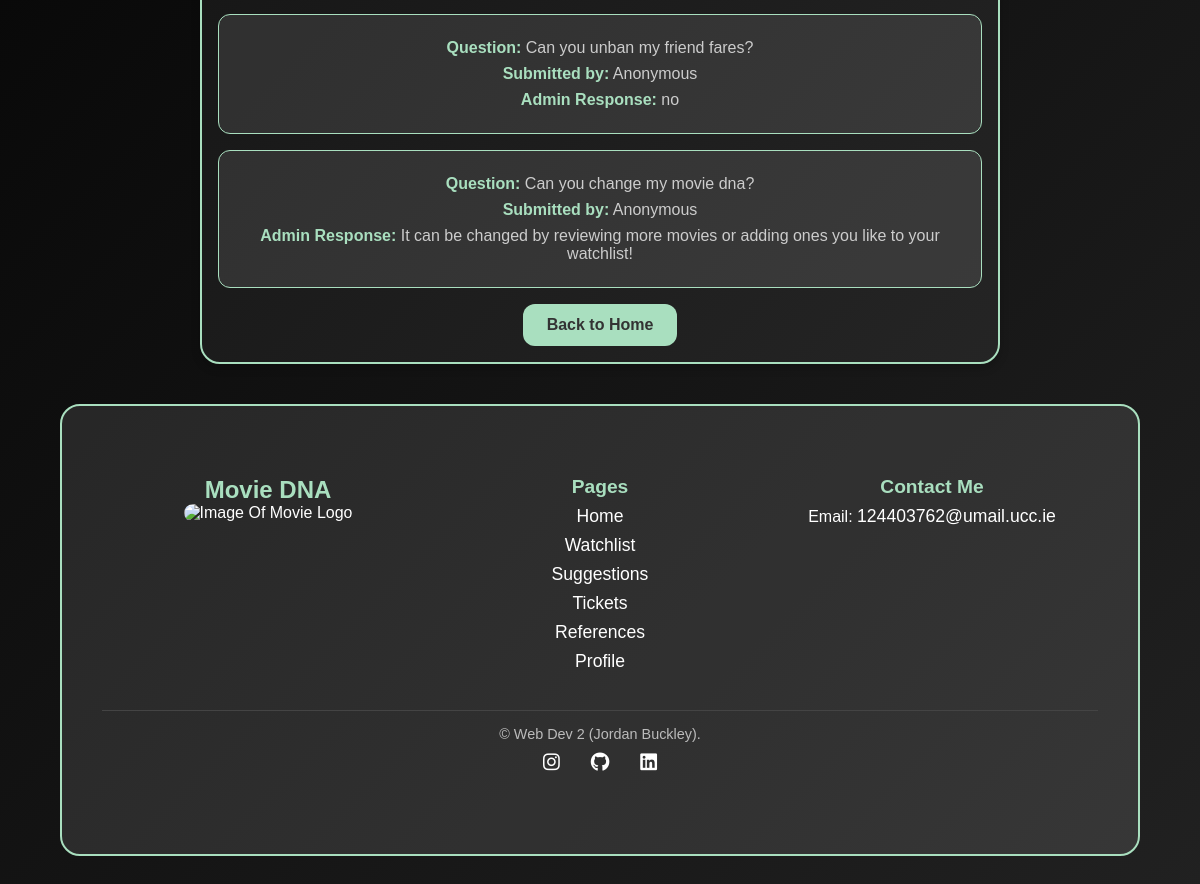
Before: /submit_ticket (lower part) with the older database file.
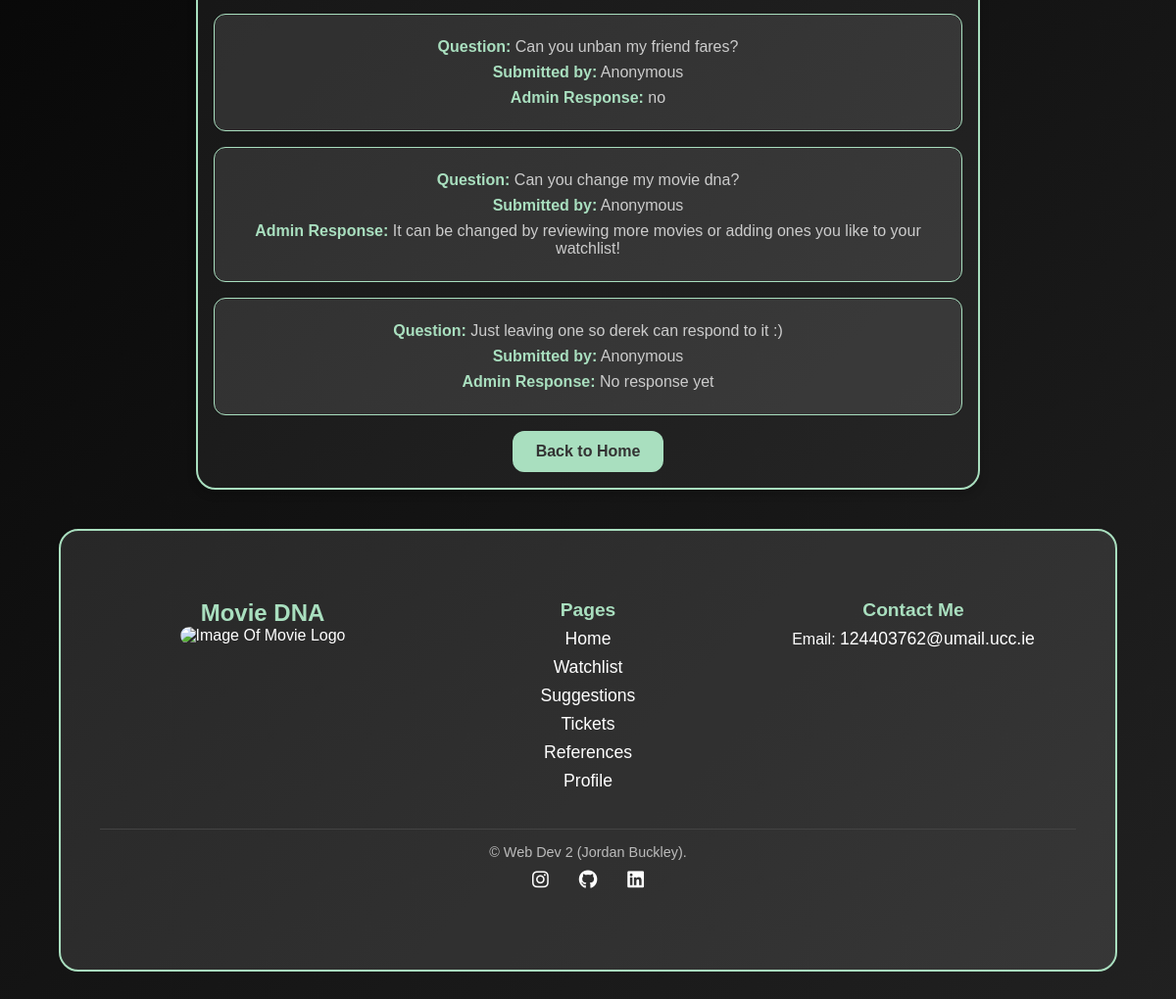
After: the same page with the newer database file.
### tables this page shows
CREATE TABLE tickets (
    id INTEGER PRIMARY KEY AUTOINCREMENT,
    user_id TEXT NOT NULL, 
    question TEXT NOT NULL,
    response TEXT, 
    is_responded BOOLEAN DEFAULT 0,
    FOREIGN KEY (user_id) REFERENCES users(user_id)
);

### app.py (the view)
@app.route("/submit_ticket", methods=["GET", "POST"])
def submit_ticket():
    form = TicketForm()
    db = get_db()
    if form.validate_on_submit():
        question = form.question.data
        user_id = session.get('user_id')
        db.execute("INSERT INTO tickets (user_id, question) VALUES (?, ?)", (user_id, question))
        db.commit()
        return redirect(url_for("submit_ticket"))
    tickets = db.execute("SELECT * FROM tickets").fetchall()
    return render_template("submit_ticket.html", form=form, tickets=tickets)

### app.py (called while the page is built)
@app.before_request
def load_logged_in_user():
    g.user = session.get("user_id")
    g.is_admin = session.get("is_admin", False)

### database.py (called while the page is built)
def get_db():
    if "db" not in g:
        g.db = sqlite3.connect(DATABASE,
                                detect_types=sqlite3.PARSE_DECLTYPES
                        )
        g.db.row_factory = sqlite3.Row
    return g.db

### templates/submit_ticket.html (shortened to what this page needs)
{% extends "base.html" %}
{% block styles %}
<link rel="stylesheet" href="{{ url_for('static', filename='tickets.css') }}">
{% endblock %}
{% block main_content %}
<section id="ticket-section">
    {% for ticket in tickets %}
        <section id="ticket-card">
            <p><strong>Question:</strong> {{ ticket['question'] }}</p>
            <p><strong>Submitted by:</strong> Anonymous</p>
            <p><strong>Admin Response:</strong> {{ ticket['response'] if ticket['response'] else "No response yet" }}</p>
        </section>
    {% endfor %}
    <a href="{{ url_for('index') }}" id="back-button">Back to Home</a>
</section>
{% endblock %}

Changed rows visible on the page:
added tickets: question "Just leaving one so derek can respond to it :)", ticket "No response yet"
